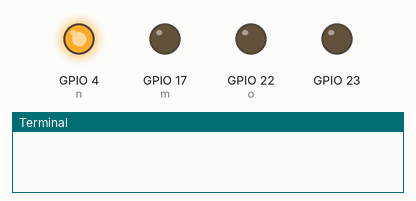
Bench run of a program on a simulated Raspberry Pi (BCM pin numbers). Shown: output pins drawn as LEDs (lit = HIGH), the last lines printed to the terminal. At 0.4 s the program stops and its outputs stay as they are.

Above: at 0.05 s.
At 0.5 s:
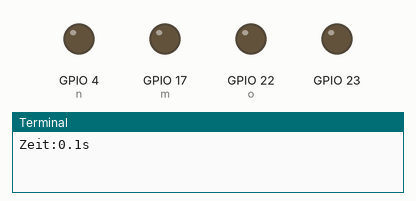
Timing chart, 0 to 1.9 s (numbered marks = the images above):
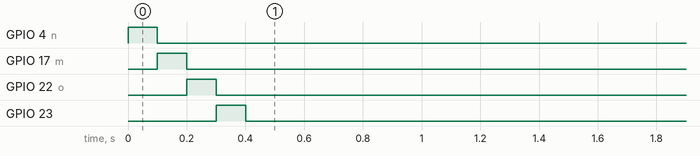

The program:

three_relais.py
```python
# working

import RPi.GPIO as GPIO
import time


GPIO.setmode(GPIO.BCM) # GPIO Nummern statt Board Nummern

#If true it will give out warning
GPIO.setwarnings(False)

def relais_runner(x, t):
    RELAIS_1_GPIO = x
    GPIO.setup(RELAIS_1_GPIO, GPIO.OUT) # GPIO Modus zuweisen
    GPIO.output(RELAIS_1_GPIO, GPIO.HIGH) # an
    time.sleep(time_1)
    GPIO.output(RELAIS_1_GPIO, GPIO.LOW) # aus


time_1 = 0.1

# GPIO 4
n = 4
GPIO.setup(n, GPIO.OUT)
GPIO.output(n, GPIO.HIGH)
time.sleep(time_1)
GPIO.output(n, GPIO.LOW)

# GPIO 17
m = 17
GPIO.setup(m, GPIO.OUT)
GPIO.output(m, GPIO.HIGH)
time.sleep(time_1)
GPIO.output(m, GPIO.LOW)


# GPIO 22
o = 22
GPIO.setup(o, GPIO.OUT)
GPIO.output(o, GPIO.HIGH)
time.sleep(time_1)
GPIO.output(o, GPIO.LOW)


# GPIO 23
o = 23
GPIO.setup(o, GPIO.OUT)
GPIO.output(o, GPIO.HIGH)
time.sleep(time_1)
GPIO.output(o, GPIO.LOW)


print("Zeit:"+str(time_1)+ "s")
```

Measured:
- by itself, GPIO 4 (n): LOW → HIGH at 0.00 s, → LOW 0.10 s later
- by itself, GPIO 17 (m): LOW → HIGH at 0.10 s, → LOW 0.10 s later
- by itself, GPIO 22 (o): LOW → HIGH at 0.20 s, → LOW 0.10 s later
- by itself, GPIO 23: LOW → HIGH at 0.30 s, → LOW 0.10 s later
